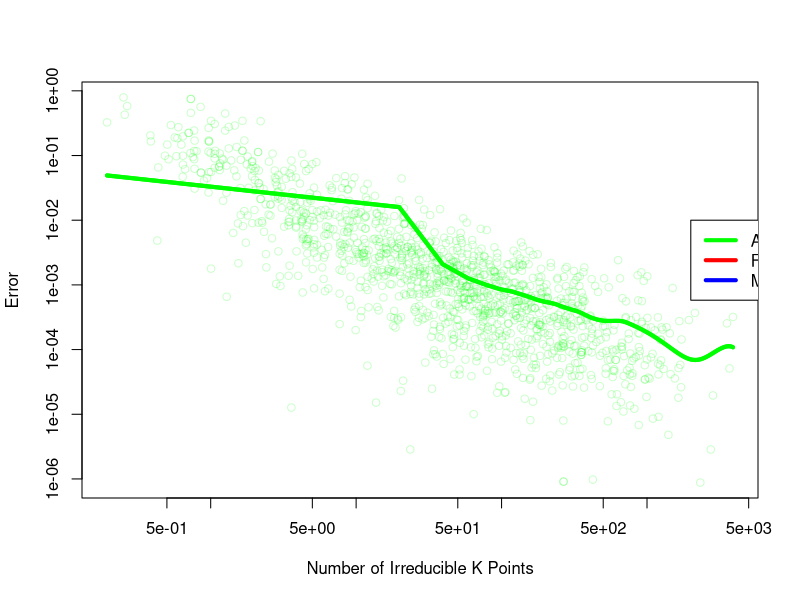

R code for this plot:
aflow <- read.delim("Aflow_metals_irreducible_kpd.csv",header=F,sep="\t")
froy <- read.delim("Froyen_metals_irreducible_kpd.csv",header=F,sep="\t")
muel <- read.delim("Mueller_metals_irreducible_kpd.csv",header=F,sep="\t")
library("scales")
mycol=c("green","red","blue")

pdf("ErrorComparison.pdf",height=5,width=7)
x<-aflow
plot(x[,1],x[,2],col=alpha(mycol[1],0.2),xlab="Number of Irreducible K Points",ylab="Error",log="xy")

ff1<-loess.smooth(x[,1],x[,2],span=0.5,evaluation=200)
lines(ff1$x,ff1$y,col=mycol[1],lwd=4)
x<-froy
x<-log10(x)
points(x[,1],x[,2],col=alpha(mycol[2],0.2))
ff2<-loess.smooth(x[,1],x[,2],span=0.5,evaluation=200)
lines(ff2$x,ff2$y,col=mycol[2],lwd=4)
x<-muel
x<-log10(x)
points(x[,1],x[,2],col=alpha(mycol[3],0.2))
ff3<-loess.smooth(x[,1],x[,2],span=0.5,evaluation=200)
lines(ff3$x,ff3$y,col=mycol[3],lwd=4)
lines(ff1$x,ff1$y,col=mycol[1],lwd=4)
lines(ff2$x,ff2$y,col=mycol[2],lwd=4)

legend(2000,1e-02,c("Aflow","Froyen","Mueller"),lwd=4,col=mycol)
dev.off()
